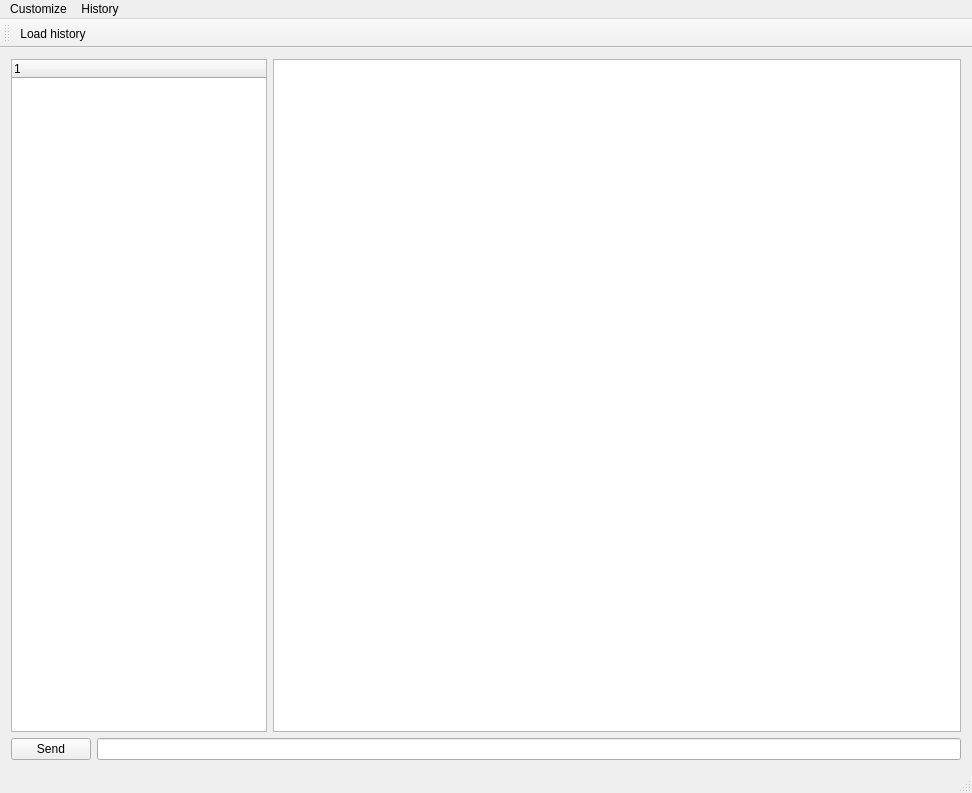
<?xml version="1.0" encoding="UTF-8"?>
<ui version="4.0">
 <class>ChatWindow</class>
 <widget class="QMainWindow" name="ChatWindow">
  <property name="geometry">
   <rect>
    <x>0</x>
    <y>0</y>
    <width>972</width>
    <height>793</height>
   </rect>
  </property>
  <property name="windowTitle">
   <string extracomment="Made By: Me!">ChattY</string>
  </property>
  <widget class="QWidget" name="centralWidget">
   <layout class="QGridLayout" name="gridLayout">
    <item row="0" column="0">
     <layout class="QHBoxLayout" name="horizontalLayout" stretch="0,75">
      <item>
       <widget class="QTreeWidget" name="roomTree">
        <column>
         <property name="text">
          <string/>
         </property>
        </column>
       </widget>
      </item>
      <item>
       <widget class="QTextBrowser" name="messageHistory">
        <property name="font">
         <font>
          <family>Geeza Pro</family>
          <pointsize>15</pointsize>
         </font>
        </property>
        <property name="mouseTracking">
         <bool>false</bool>
        </property>
        <property name="acceptDrops">
         <bool>false</bool>
        </property>
        <property name="autoFillBackground">
         <bool>true</bool>
        </property>
        <property name="acceptRichText">
         <bool>false</bool>
        </property>
       </widget>
      </item>
     </layout>
    </item>
    <item row="1" column="0">
     <layout class="QHBoxLayout" name="horizontalLayout_2">
      <item>
       <widget class="QPushButton" name="sendButton">
        <property name="text">
         <string>Send</string>
        </property>
       </widget>
      </item>
      <item>
       <widget class="QLineEdit" name="messageInput"/>
      </item>
     </layout>
    </item>
   </layout>
  </widget>
  <widget class="QMenuBar" name="menuBar">
   <property name="geometry">
    <rect>
     <x>0</x>
     <y>0</y>
     <width>972</width>
     <height>22</height>
    </rect>
   </property>
   <widget class="QMenu" name="menuCustomize">
    <property name="title">
     <string>Customize</string>
    </property>
    <widget class="QMenu" name="menuChange_theme">
     <property name="title">
      <string>Change theme</string>
     </property>
     <addaction name="actionBlack"/>
     <addaction name="actionDefault"/>
     <addaction name="actionChatty"/>
     <addaction name="actionCezch"/>
    </widget>
    <widget class="QMenu" name="menuChange_font">
     <property name="title">
      <string>Change font</string>
     </property>
     <widget class="QMenu" name="menuSize">
      <property name="title">
       <string>Size</string>
      </property>
      <addaction name="action13"/>
      <addaction name="action15"/>
      <addaction name="action20"/>
      <addaction name="action25"/>
     </widget>
     <addaction name="menuSize"/>
    </widget>
    <widget class="QMenu" name="menuChange_smiley_size">
     <property name="title">
      <string>Change smiley size</string>
     </property>
     <addaction name="action13_2"/>
     <addaction name="action15_2"/>
     <addaction name="action20_2"/>
     <addaction name="action25_2"/>
     <addaction name="actionNiklas"/>
    </widget>
    <addaction name="menuChange_theme"/>
    <addaction name="menuChange_font"/>
    <addaction name="menuChange_smiley_size"/>
   </widget>
   <widget class="QMenu" name="menuHistory">
    <property name="title">
     <string>History</string>
    </property>
    <addaction name="actionLoad_history"/>
   </widget>
   <addaction name="menuCustomize"/>
   <addaction name="menuHistory"/>
  </widget>
  <widget class="QToolBar" name="mainToolBar">
   <attribute name="toolBarArea">
    <enum>TopToolBarArea</enum>
   </attribute>
   <attribute name="toolBarBreak">
    <bool>false</bool>
   </attribute>
   <addaction name="actionLoad_history"/>
  </widget>
  <widget class="QStatusBar" name="statusBar"/>
  <action name="actionSetColorscheme">
   <property name="checkable">
    <bool>true</bool>
   </property>
   <property name="text">
    <string>Change color</string>
   </property>
  </action>
  <action name="actionBlack">
   <property name="text">
    <string>Black</string>
   </property>
  </action>
  <action name="actionDefault">
   <property name="text">
    <string>Default</string>
   </property>
  </action>
  <action name="actionChatty">
   <property name="text">
    <string>Chatty</string>
   </property>
  </action>
  <action name="actionCezch">
   <property name="text">
    <string>Czech</string>
   </property>
  </action>
  <action name="action13">
   <property name="text">
    <string>13</string>
   </property>
  </action>
  <action name="action15">
   <property name="text">
    <string>15</string>
   </property>
  </action>
  <action name="action20">
   <property name="text">
    <string>20</string>
   </property>
  </action>
  <action name="action25">
   <property name="text">
    <string>25</string>
   </property>
  </action>
  <action name="actionLoad_history">
   <property name="icon">
    <iconset resource="myResources.qrc">
     <normaloff>:/files/icon/folder-documents-icon.png</normaloff>
     <normalon>:/files/icon/folder-documents-icon.png</normalon>:/files/icon/folder-documents-icon.png</iconset>
   </property>
   <property name="text">
    <string>Load history</string>
   </property>
   <property name="toolTip">
    <string>Load one more day of history</string>
   </property>
  </action>
  <action name="action13_2">
   <property name="text">
    <string>13</string>
   </property>
  </action>
  <action name="action15_2">
   <property name="text">
    <string>15</string>
   </property>
  </action>
  <action name="action20_2">
   <property name="text">
    <string>20</string>
   </property>
  </action>
  <action name="action25_2">
   <property name="text">
    <string>25</string>
   </property>
  </action>
  <action name="actionNiklas">
   <property name="text">
    <string>Nikki</string>
   </property>
  </action>
 </widget>
 <layoutdefault spacing="6" margin="11"/>
 <resources>
  <include location="myResources.qrc"/>
 </resources>
 <connections/>
</ui>
